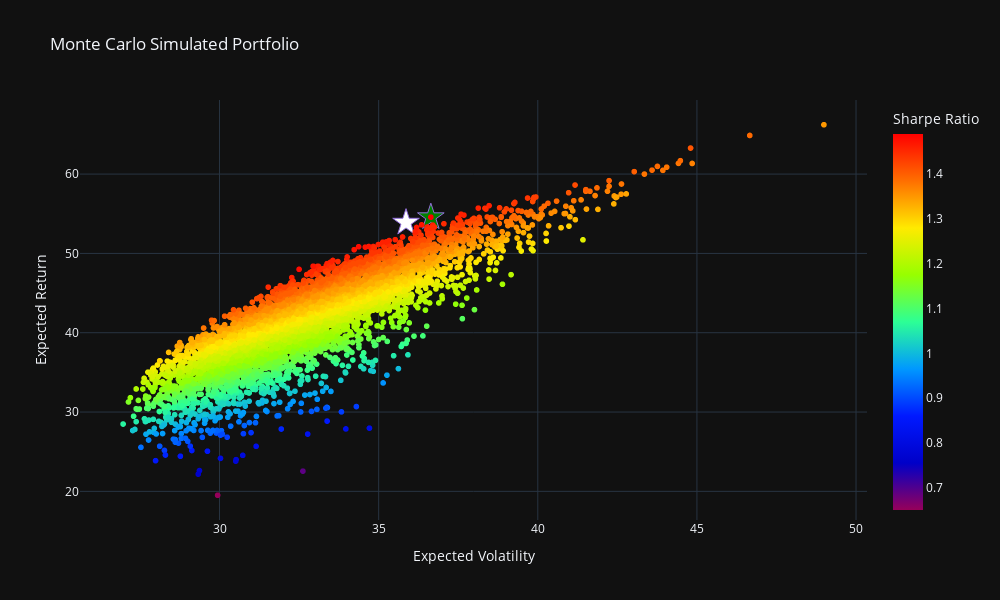

Notebook source saved alongside this figure:
### Markdown cell above
Now let's present this on a chart.  The below code is identical to what we used above, with the exception that the 'star' is now our optimum portfolio.  I'm assuming it'll be in the same place as previously (more or less) but let's see

### Code cell
#plot simulated portfolios

fig = px.scatter(
    temp,
    x = 'port_vols',
    y = 'port_rets',
    color = 'sharpe_ratio',
    labels = {
        'port_vols': 'Expected Volatility',
        'port_rets': 'Expected Return',
        'sharpe_ratio':  'Sharpe Ratio'
    },
    title = 'Monte Carlo Simulated Portfolio',
    color_continuous_scale=px.colors.sequential.Rainbow
   # color_continuous_scale=px.colors.sequential.Rainbow[::-1] #Note the [::-1] REVERSES the scale
).update_traces(mode='markers', marker = dict(symbol='circle'))

fig.add_scatter(
    mode='markers',
    x = [jim[1][1]*100],
    y = [jim[0][1]*100],
    marker = dict(color='white', size = 20, symbol = 'star', line = dict(color='MediumPurple', width=1)),
    name = 'Portfolio Optimised by scipy'
).update(layout_showlegend = False)

fig.add_scatter(
    mode='markers',
    x = [temp.iloc[temp.sharpe_ratio.idxmax()]['port_vols']],
    y = [temp.iloc[temp.sharpe_ratio.idxmax()]['port_rets']],
    marker = dict(color='Green', size = 20, symbol = 'star', line = dict(color='MediumPurple', width=1)),
    name = 'Portfolio with Maximum Sharpe Ratio'
).update(layout_showlegend = False)

#Show spikes
#Oh right, these are the horizontal / vertical bars that follow your mouse.  Nice!
fig.update_xaxes(showspikes = True)
fig.update_yaxes(showspikes = True)

fig.show()

### Figure 1 — Plotly figure (JSON) as saved in the notebook; plotly's stock layout.template omitted (floating-point values rounded to 4 significant figures; data arrays with more than 128 entries replaced by an {"elided": "..."} marker saying what was removed)
{"data": [{"hovertemplate": "Expected Volatility=%{x}<br>Expected Return=%{y}<br>Sharpe Ratio=%{marker.color}<extra></extra>", "legendgroup": "", "marker": {"color": {"elided": "5000 float values"}, "coloraxis": "coloraxis", "symbol": "circle"}, "mode": "markers", "name": "", "showlegend": false, "type": "scattergl", "x": {"elided": "5000 float values"}, "xaxis": "x", "y": {"elided": "5000 float values"}, "yaxis": "y"}, {"marker": {"color": "white", "line": {"color": "MediumPurple", "width": 1}, "size": 20, "symbol": "star"}, "mode": "markers", "name": "Portfolio Optimised by scipy", "type": "scatter", "x": [35.86], "y": [53.88]}, {"marker": {"color": "Green", "line": {"color": "MediumPurple", "width": 1}, "size": 20, "symbol": "star"}, "mode": "markers", "name": "Portfolio with Maximum Sharpe Ratio", "type": "scatter", "x": [36.64], "y": [54.57]}], "layout": {"coloraxis": {"colorbar": {"title": {"text": "Sharpe Ratio"}}, "colorscale": [[0, "rgb(150,0,90)"], [0.125, "rgb(0,0,200)"], [0.25, "rgb(0,25,255)"], [0.375, "rgb(0,152,255)"], [0.5, "rgb(44,255,150)"], [0.625, "rgb(151,255,0)"], [0.75, "rgb(255,234,0)"], [0.875, "rgb(255,111,0)"], [1, "rgb(255,0,0)"]]}, "height": 600, "legend": {"tracegroupgap": 0}, "showlegend": false, "title": {"text": "Monte Carlo Simulated Portfolio"}, "width": 1000, "xaxis": {"anchor": "y", "domain": [0, 1], "showspikes": true, "title": {"text": "Expected Volatility"}}, "yaxis": {"anchor": "x", "domain": [0, 1], "showspikes": true, "title": {"text": "Expected Return"}}}}
